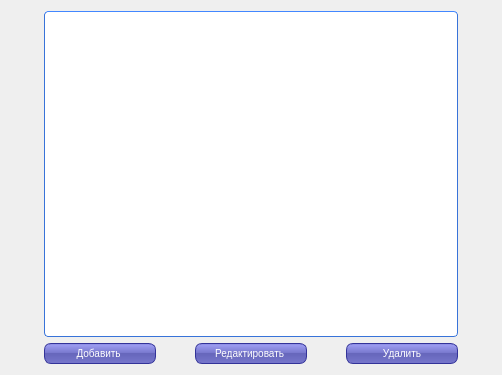
<?xml version="1.0" encoding="UTF-8"?>
<ui version="4.0">
 <class>RptRowFrm</class>
 <widget class="QDialog" name="RptRowFrm">
  <property name="geometry">
   <rect>
    <x>0</x>
    <y>0</y>
    <width>502</width>
    <height>375</height>
   </rect>
  </property>
  <property name="windowTitle">
   <string>RptColumnFrm</string>
  </property>
  <property name="styleSheet">
   <string notr="true">QPushButton {
color: white;
background-color: QLinearGradient( x1: 0, y1: 0, x2: 0, y2: 1, stop: 0 #88d, stop: 0.1 #99e, stop: 0.49 #77c, stop: 0.5 #66b, stop: 1 #77c);
border-width: 1px;
border-color: #339;
border-style: solid;
border-radius: 7;
padding: 3px;
font-size: 10px;
padding-left: 5px;
padding-right: 5px;
min-width: 100px;
max-width: 100px;
min-height: 13px;
max-height: 13px;
}
QHeaderView {
    background-color: #fff;
    font-size:11px;
}
QHeaderView::section:horizontal {
    color: #fff;
    border-style: solid;
    background-color: qlineargradient( x1: 0, y1: 0, x2: 0, y2: 1,
                                        stop: 0 #4287ff, stop: 1 #356ccc);
 }
QTableView {
    border: 1px solid #3873d9;
    border-top-color: #4287ff;
    border-radius: 4px;
    background-color: #fff;
    background-image: url(:/img/other/background.png);
    gridline-color: #777;
    selection-background-color: rgb(235,110,36);
    color:#333;
    font-size:11px;
 }

QScrollBar:vertical {
     background: #e4e4e4;
     border-top-right-radius: 4px;
     border-bottom-right-radius: 4px;
     width: 12px;
     margin: 0px;
 }
 QScrollBar::handle:vertical {
    background-color: qlineargradient( x1: 0, y1: 0, x2: 1, y2: 0,
                                    stop: 0 #4287ff, stop: 1 #356ccc);
     border-radius: 4px;
     min-height: 20px;
     margin: 0px 2px 0px 2px;
 }
 QScrollBar::add-line:vertical {
     background: none;
     height: 0px;
     subcontrol-position: right;
     subcontrol-origin: margin;
 }
 QScrollBar::sub-line:vertical {
     background: none;
     height: 0px;
     subcontrol-position: left;
     subcontrol-origin: margin;
 }

QMessageBox QPushButton {
color: white;
background-color: QLinearGradient( x1: 0, y1: 0, x2: 0, y2: 1, stop: 0 #88d, stop: 0.1 #99e, stop: 0.49 #77c, stop: 0.5 #66b, stop: 1 #77c);
border-width: 1px;
border-color: #339;
border-style: solid;
border-radius: 7;
padding: 3px;
font-size: 10px;
padding-left: 5px;
padding-right: 5px;
min-width: 50px;
max-width: 50px;
min-height: 13px;
max-height: 13px;
}
</string>
  </property>
  <layout class="QGridLayout" name="gridLayout">
   <item row="0" column="0" colspan="3">
    <widget class="QTableView" name="tableView"/>
   </item>
   <item row="1" column="0">
    <widget class="QPushButton" name="pushButton_Add">
     <property name="text">
      <string>Добавить </string>
     </property>
    </widget>
   </item>
   <item row="1" column="1">
    <widget class="QPushButton" name="pushButton_Edit">
     <property name="text">
      <string>Редактировать </string>
     </property>
    </widget>
   </item>
   <item row="1" column="2">
    <widget class="QPushButton" name="pushButton_Remove">
     <property name="text">
      <string>Удалить</string>
     </property>
    </widget>
   </item>
  </layout>
 </widget>
 <resources/>
 <connections/>
</ui>
